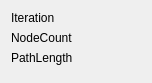
<?xml version="1.0" encoding="UTF-8"?>
<ui version="4.0">
 <class>PerformanceWidget</class>
 <widget class="QWidget" name="PerformanceWidget">
  <property name="geometry">
   <rect>
    <x>0</x>
    <y>0</y>
    <width>152</width>
    <height>83</height>
   </rect>
  </property>
  <property name="windowTitle">
   <string>Form</string>
  </property>
  <layout class="QFormLayout" name="formLayout">
   <item row="0" column="0">
    <widget class="QLabel" name="lb_iteration">
     <property name="text">
      <string>Iteration</string>
     </property>
    </widget>
   </item>
   <item row="0" column="1">
    <widget class="QLabel" name="lb_iteration_val">
     <property name="text">
      <string/>
     </property>
    </widget>
   </item>
   <item row="1" column="0">
    <widget class="QLabel" name="lb_nodeCount">
     <property name="text">
      <string>NodeCount</string>
     </property>
    </widget>
   </item>
   <item row="2" column="0">
    <widget class="QLabel" name="lb_pathLength">
     <property name="text">
      <string>PathLength</string>
     </property>
    </widget>
   </item>
   <item row="2" column="1">
    <widget class="QLabel" name="lb_pathLength_val">
     <property name="text">
      <string/>
     </property>
    </widget>
   </item>
   <item row="1" column="1">
    <widget class="QLabel" name="lb_nodeCount_val">
     <property name="text">
      <string/>
     </property>
    </widget>
   </item>
  </layout>
 </widget>
 <resources/>
 <connections/>
</ui>
